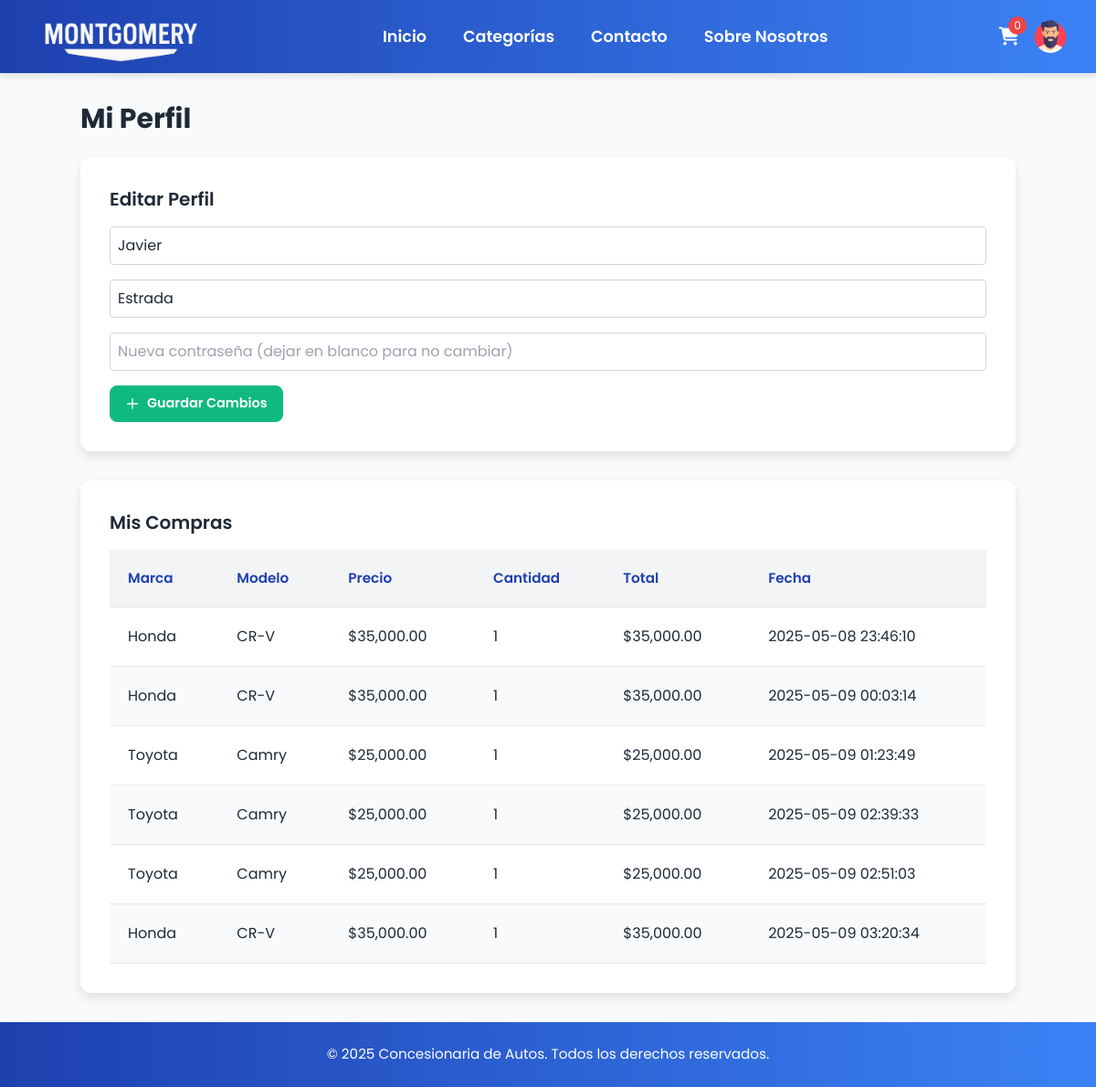
Page /profile.php (signed in) on the earlier database version.
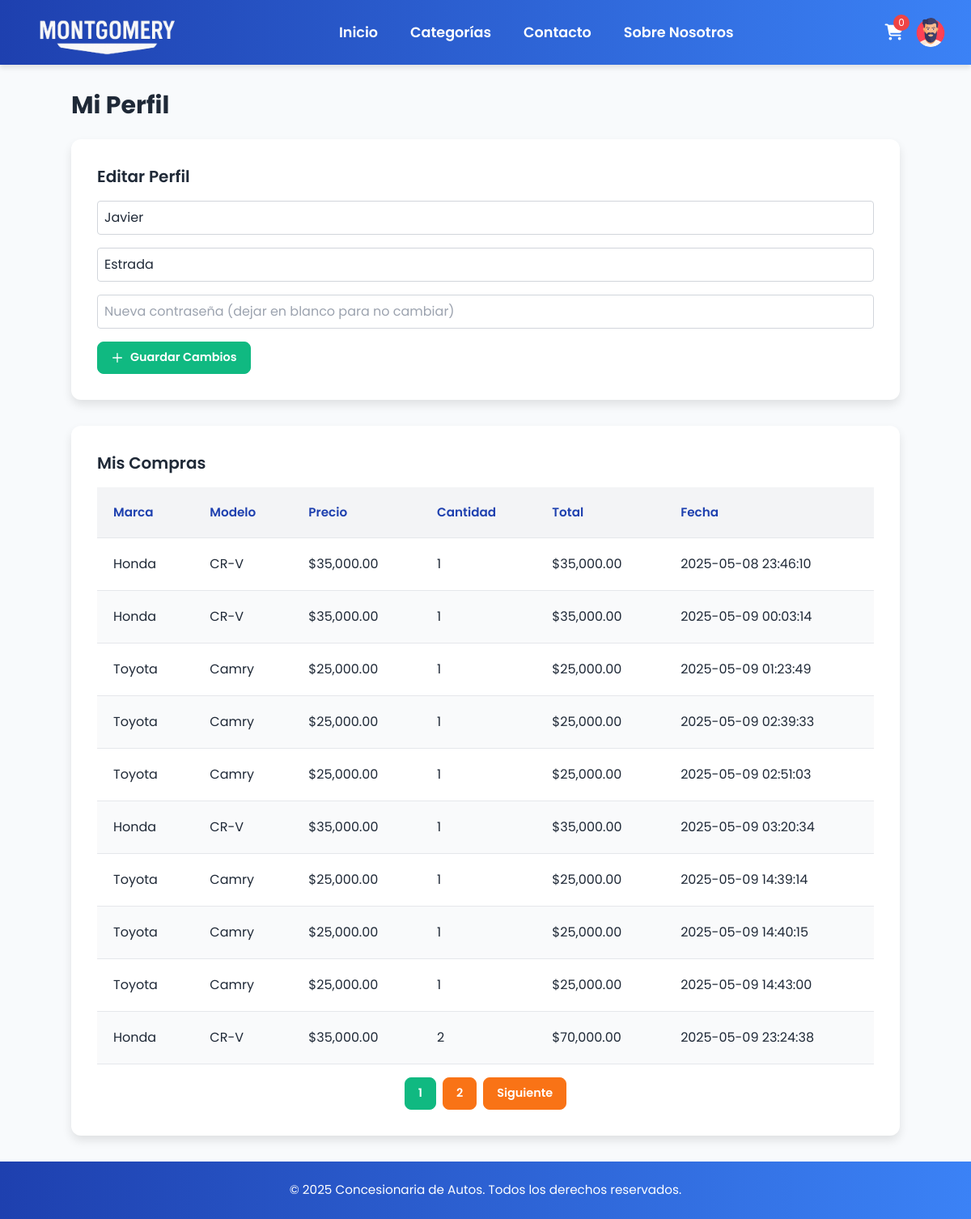
Same page on the later database version.
### tables this page shows
CREATE TABLE `sales` (
  `id` int(11) NOT NULL,
  `user_id` int(11) DEFAULT NULL,
  `vehicle_id` int(11) DEFAULT NULL,
  `quantity` int(11) NOT NULL,
  `total_price` decimal(10,2) NOT NULL,
  `sale_date` timestamp NOT NULL DEFAULT current_timestamp(),
  `status` varchar(20) DEFAULT 'completed'
);

CREATE TABLE `brands` (
  `id` int(11) NOT NULL,
  `name` varchar(50) NOT NULL
);

CREATE TABLE `models` (
  `id` int(11) NOT NULL,
  `brand_id` int(11) DEFAULT NULL,
  `name` varchar(50) NOT NULL,
  `category_id` int(11) DEFAULT NULL
);

### profile.php (the view, shortened to what this page needs)
<?php
include 'includes/header.php';
$user_id = $_SESSION['user_id'];
$stmt = $pdo->prepare("SELECT * FROM users WHERE id = ?");
$stmt->execute([$user_id]);
$user = $stmt->fetch();
$items_per_page = 10;
$page = isset($_GET['page']) ? (int)$_GET['page'] : 1;
$offset = ($page - 1) * $items_per_page;
$stmt = $pdo->prepare("SELECT COUNT(*) FROM sales WHERE user_id = ?");
$stmt->execute([$user_id]);
$total_sales = $stmt->fetchColumn();
$total_pages = ceil($total_sales / $items_per_page);
$query = "SELECT s.*, v.*, m.name AS model_name, b.name AS brand_name
          FROM sales s
          JOIN vehicles v ON s.vehicle_id = v.id
          JOIN models m ON v.model_id = m.id
          JOIN brands b ON m.brand_id = b.id
          WHERE s.user_id = ?
          LIMIT ? OFFSET ?";
$stmt = $pdo->prepare($query);
$stmt->bindValue(1, $user_id, PDO::PARAM_INT);
$stmt->bindValue(2, $items_per_page, PDO::PARAM_INT);
$stmt->bindValue(3, $offset, PDO::PARAM_INT);
$stmt->execute();
$sales = $stmt->fetchAll();
?>
<div class="container mx-auto py-8">
    <h1 class="text-3xl font-bold mb-6">Mi Perfil</h1>
    <form method="POST" class="card mb-8">
        <h2 class="text-xl font-semibold mb-4">Editar Perfil</h2>
        <input type="text" name="first_name" value="<?php echo htmlspecialchars($user['first_name'] ?? ''); ?>" placeholder="Nombre" class="border p-2 rounded w-full mb-4" required>
        <input type="text" name="last_name" value="<?php echo htmlspecialchars($user['last_name'] ?? ''); ?>" placeholder="Apellido" class="border p-2 rounded w-full mb-4" required>
        <input type="password" name="password" placeholder="Nueva contraseña (dejar en blanco para no cambiar)" class="border p-2 rounded w-full mb-4">
        <button type="submit" class="btn btn-add">
            <svg fill="none" stroke="currentColor" viewBox="0 0 24 24" xmlns="http://www.w3.org/2000/svg">
                <path stroke-linecap="round" stroke-linejoin="round" stroke-width="2" d="M12 4v16m8-8H4"></path>
            </svg>
            Guardar Cambios
        </button>
    </form>
    <div class="table-container">
        <h2 class="text-xl font-semibold mb-4">Mis Compras</h2>
        <table>
            <thead>
                <tr>
                    <th>Marca</th>
                    <th>Modelo</th>
                    <th>Precio</th>
                    <th>Cantidad</th>
                    <th>Total</th>
                    <th>Fecha</th>
                </tr>
            </thead>
            <tbody>
                <?php if (empty($sales)): ?>
                    <tr>
                        <td colspan="6" class="text-center">No tienes compras registradas.</td>
                    </tr>
                <?php else: ?>
                    <?php foreach ($sales as $sale): ?>
                        <tr>
                            <td><?php echo htmlspecialchars($sale['brand_name']); ?></td>
                            <td><?php echo htmlspecialchars($sale['model_name']); ?></td>
                            <td>$<?php echo number_format($sale['total_price'] / $sale['quantity'], 2); ?></td>
                            <td><?php echo $sale['quantity']; ?></td>
                            <td>$<?php echo number_format($sale['total_price'], 2); ?></td>
                            <td><?php echo $sale['sale_date']; ?></td>
                        </tr>
                    <?php endforeach; ?>
                <?php endif; ?>
            </tbody>
        </table>
        <?php if ($total_pages > 1): ?>
            <div class="pagination mt-4 flex justify-center gap-2">
                <?php for ($i = 1; $i <= $total_pages; $i++): ?>
                    <a href="profile.php?page=<?php echo $i; ?>" class="btn <?php echo $i === $page ? 'btn-add' : 'btn-search'; ?>">
                        <?php echo $i; ?>
                    </a>
                <?php endfor; ?>
                <?php if ($page < $total_pages): ?>
                    <a href="profile.php?page=<?php echo $page + 1; ?>" class="btn btn-search">Siguiente</a>
                <?php endif; ?>
            </div>
        <?php endif; ?>
    </div>
</div>
<?php include 'includes/footer.php'; ?>

Differences in the rows shown:
added sales: brands.name "Toyota", models.name "Camry", $sale['total_price'] / $sale['quantity'] "25,000.00", quantity "1", total_price "25,000.00", sale_date "2025-05-09 14:39:14"
added sales: brands.name "Toyota", models.name "Camry", $sale['total_price'] / $sale['quantity'] "25,000.00", quantity "1", total_price "25,000.00", sale_date "2025-05-09 14:40:15"
added sales: brands.name "Toyota", models.name "Camry", $sale['total_price'] / $sale['quantity'] "25,000.00", quantity "1", total_price "25,000.00", sale_date "2025-05-09 14:43:00"
added sales: brands.name "Honda", models.name "CR-V", $sale['total_price'] / $sale['quantity'] "35,000.00", quantity "2", total_price "70,000.00", sale_date "2025-05-09 23:24:38"
Other differences:
new list line: "1"
new list line: "2"
text now shown: "Siguiente"
